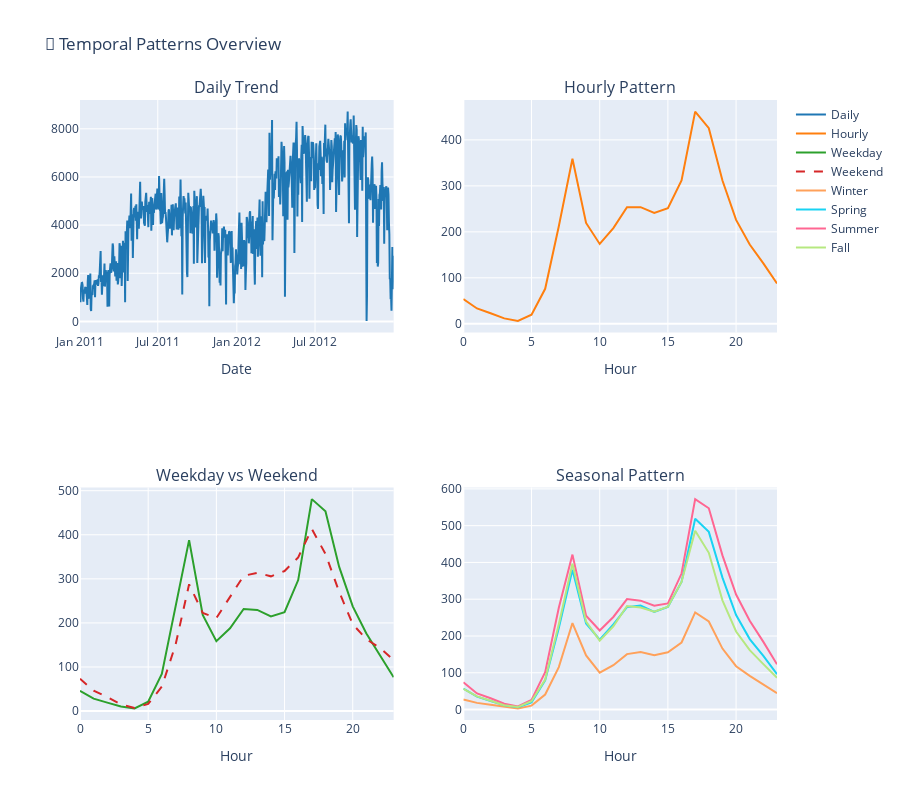

This figure's notebook cell:
### Markdown cell above
## 1. Patterns Temporels (Heure, Jour, Saison)

### Code cell
fig = make_subplots(rows=2, cols=2, subplot_titles=('Daily Trend', 'Hourly Pattern', 'Weekday vs Weekend', 'Seasonal Pattern'))

# Daily trend
fig.add_trace(go.Scatter(x=day_df['dteday'], y=day_df['cnt'], 
              line=dict(color='#1f77b4', width=2), name='Daily'), row=1, col=1)

# Hourly pattern
hourly_avg = hour_df.groupby('hr')['cnt'].mean()
fig.add_trace(go.Scatter(x=hourly_avg.index, y=hourly_avg.values,
              line=dict(color='#ff7f0e', width=2), name='Hourly'), row=1, col=2)

# Weekday vs Weekend
hour_df['is_weekend'] = hour_df['weekday'].isin([5, 6])
weekday_pattern = hour_df[~hour_df['is_weekend']].groupby('hr')['cnt'].mean()
weekend_pattern = hour_df[hour_df['is_weekend']].groupby('hr')['cnt'].mean()
fig.add_trace(go.Scatter(x=weekday_pattern.index, y=weekday_pattern.values,
              line=dict(color='#2ca02c'), name='Weekday'), row=2, col=1)
fig.add_trace(go.Scatter(x=weekend_pattern.index, y=weekend_pattern.values,
              line=dict(color='#d62728', dash='dash'), name='Weekend'), row=2, col=1)

# Seasonal
season_names = {1: 'Winter', 2: 'Spring', 3: 'Summer', 4: 'Fall'}
seasonal_hourly = hour_df.groupby(['season', 'hr'])['cnt'].mean().reset_index()
for season in [1, 2, 3, 4]:
    s_data = seasonal_hourly[seasonal_hourly['season'] == season]
    fig.add_trace(go.Scatter(x=s_data['hr'], y=s_data['cnt'], name=season_names[season]), row=2, col=2)

fig.update_layout(height=800, title_text='📅 Temporal Patterns Overview')
fig.update_xaxes(title_text='Date', row=1, col=1)
fig.update_xaxes(title_text='Hour', row=1, col=2)
fig.update_xaxes(title_text='Hour', row=2, col=1)
fig.update_xaxes(title_text='Hour', row=2, col=2)
fig

### Figure 1 — Plotly figure (JSON) as saved in the notebook; plotly's stock layout.template omitted (floating-point values rounded to 4 significant figures; data arrays with more than 128 entries replaced by an {"elided": "..."} marker saying what was removed)
{"data": [{"line": {"color": "#1f77b4", "width": 2}, "name": "Daily", "type": "scatter", "x": {"elided": "731 str values"}, "xaxis": "x", "y": {"elided": "731 int values"}, "yaxis": "y"}, {"line": {"color": "#ff7f0e", "width": 2}, "name": "Hourly", "type": "scatter", "x": [0, 1, 2, 3, 4, 5, 6, 7, 8, 9, 10, 11, 12, 13, 14, 15, 16, 17, 18, 19, 20, 21, 22, 23], "xaxis": "x2", "y": [53.9, 33.38, 22.87, 11.73, 6.353, 19.89, 76.04, 212.1, 359.0, 219.3, 173.7, 208.1, 253.3, 253.7, 240.9, 251.2, 312.0, 461.5, 425.5, 311.5, 226.0, 172.3, 131.3, 87.83], "yaxis": "y2"}, {"line": {"color": "#2ca02c"}, "name": "Weekday", "type": "scatter", "x": [0, 1, 2, 3, 4, 5, 6, 7, 8, 9, 10, 11, 12, 13, 14, 15, 16, 17, 18, 19, 20, 21, 22, 23], "xaxis": "x3", "y": [45.99, 28.11, 19.22, 10.4, 6.131, 21.41, 84.43, 237.2, 387.8, 217.9, 158.6, 187.7, 231.8, 229.5, 214.9, 224.5, 297.3, 480.9, 453.1, 327.7, 237.6, 176.1, 126.5, 76.75], "yaxis": "y3"}, {"line": {"color": "#d62728", "dash": "dash"}, "name": "Weekend", "type": "scatter", "x": [0, 1, 2, 3, 4, 5, 6, 7, 8, 9, 10, 11, 12, 13, 14, 15, 16, 17, 18, 19, 20, 21, 22, 23], "xaxis": "x3", "y": [73.47, 46.35, 31.71, 14.86, 6.896, 16.14, 55.35, 149.6, 287.5, 222.7, 211.0, 258.7, 306.8, 313.8, 305.7, 317.8, 348.7, 413.0, 356.5, 271.0, 197.1, 162.9, 143.4, 115.5], "yaxis": "y3"}, {"name": "Winter", "type": "scatter", "x": [0, 1, 2, 3, 4, 5, 6, 7, 8, 9, 10, 11, 12, 13, 14, 15, 16, 17, 18, 19, 20, 21, 22, 23], "xaxis": "x4", "y": [27.4, 18.14, 12.79, 7.103, 3.182, 10.7, 40.79, 115.4, 235.2, 147.0, 100.2, 120.5, 150.7, 156.5, 147.8, 155.7, 182.3, 264.0, 239.5, 165.8, 117.8, 91.65, 69.11, 44.41], "yaxis": "y4"}, {"name": "Spring", "type": "scatter", "x": [0, 1, 2, 3, 4, 5, 6, 7, 8, 9, 10, 11, 12, 13, 14, 15, 16, 17, 18, 19, 20, 21, 22, 23], "xaxis": "x4", "y": [56.84, 35.22, 23.38, 11.45, 6.211, 19.17, 79.07, 221.5, 380.1, 234.0, 189.8, 231.4, 278.5, 282.7, 265.8, 279.2, 346.9, 518.8, 483.2, 358.7, 257.0, 191.6, 146.1, 95.98], "yaxis": "y4"}, {"name": "Summer", "type": "scatter", "x": [0, 1, 2, 3, 4, 5, 6, 7, 8, 9, 10, 11, 12, 13, 14, 15, 16, 17, 18, 19, 20, 21, 22, 23], "xaxis": "x4", "y": [73.91, 43.72, 30.73, 15.75, 8.241, 26.45, 101.3, 276.6, 421.3, 254.9, 214.9, 251.7, 300.3, 296.0, 282.2, 288.4, 369.8, 572.1, 547.2, 419.2, 312.9, 241.4, 184.0, 122.9], "yaxis": "y4"}, {"name": "Fall", "type": "scatter", "x": [0, 1, 2, 3, 4, 5, 6, 7, 8, 9, 10, 11, 12, 13, 14, 15, 16, 17, 18, 19, 20, 21, 22, 23], "xaxis": "x4", "y": [56.33, 35.92, 23.77, 11.86, 7.267, 22.59, 81.68, 231.6, 396.3, 239.4, 187.5, 226.4, 281.7, 277.2, 266.0, 279.8, 346.9, 486.2, 426.1, 297.0, 212.1, 161.3, 123.6, 86.44], "yaxis": "y4"}], "layout": {"annotations": [{"font": {"size": 16}, "showarrow": false, "text": "Daily Trend", "x": 0.225, "xanchor": "center", "xref": "paper", "y": 1, "yanchor": "bottom", "yref": "paper"}, {"font": {"size": 16}, "showarrow": false, "text": "Hourly Pattern", "x": 0.775, "xanchor": "center", "xref": "paper", "y": 1, "yanchor": "bottom", "yref": "paper"}, {"font": {"size": 16}, "showarrow": false, "text": "Weekday vs Weekend", "x": 0.225, "xanchor": "center", "xref": "paper", "y": 0.375, "yanchor": "bottom", "yref": "paper"}, {"font": {"size": 16}, "showarrow": false, "text": "Seasonal Pattern", "x": 0.775, "xanchor": "center", "xref": "paper", "y": 0.375, "yanchor": "bottom", "yref": "paper"}], "height": 800, "title": {"text": "📅 Temporal Patterns Overview"}, "xaxis": {"anchor": "y", "domain": [0, 0.45], "title": {"text": "Date"}}, "xaxis2": {"anchor": "y2", "domain": [0.55, 1], "title": {"text": "Hour"}}, "xaxis3": {"anchor": "y3", "domain": [0, 0.45], "title": {"text": "Hour"}}, "xaxis4": {"anchor": "y4", "domain": [0.55, 1], "title": {"text": "Hour"}}, "yaxis": {"anchor": "x", "domain": [0.625, 1]}, "yaxis2": {"anchor": "x2", "domain": [0.625, 1]}, "yaxis3": {"anchor": "x3", "domain": [0, 0.375]}, "yaxis4": {"anchor": "x4", "domain": [0, 0.375]}}}
